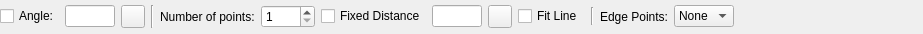
<?xml version="1.0" encoding="UTF-8"?>
<ui version="4.0">
 <class>LC_LinePointsOptionsWidget</class>
 <widget class="QWidget" name="LC_LinePointsOptionsWidget">
  <property name="geometry">
   <rect>
    <x>0</x>
    <y>0</y>
    <width>923</width>
    <height>34</height>
   </rect>
  </property>
  <property name="sizePolicy">
   <sizepolicy hsizetype="Minimum" vsizetype="Preferred">
    <horstretch>0</horstretch>
    <verstretch>0</verstretch>
   </sizepolicy>
  </property>
  <property name="windowTitle">
   <string>Form</string>
  </property>
  <layout class="QGridLayout" name="gridLayout">
   <property name="leftMargin">
    <number>0</number>
   </property>
   <property name="topMargin">
    <number>1</number>
   </property>
   <property name="rightMargin">
    <number>0</number>
   </property>
   <property name="bottomMargin">
    <number>1</number>
   </property>
   <item row="0" column="0">
    <widget class="QCheckBox" name="cbAngle">
     <property name="toolTip">
      <string>If checked, line of points will be drawn with specified angle</string>
     </property>
     <property name="text">
      <string>Angle:</string>
     </property>
    </widget>
   </item>
   <item row="0" column="11">
    <widget class="Line" name="line">
     <property name="maximumSize">
      <size>
       <width>16777215</width>
       <height>18</height>
      </size>
     </property>
     <property name="orientation">
      <enum>Qt::Orientation::Vertical</enum>
     </property>
    </widget>
   </item>
   <item row="0" column="14">
    <widget class="QComboBox" name="cbEdgePoints">
     <property name="sizePolicy">
      <sizepolicy hsizetype="Preferred" vsizetype="Fixed">
       <horstretch>0</horstretch>
       <verstretch>0</verstretch>
      </sizepolicy>
     </property>
     <property name="toolTip">
      <string>Controls how points on the edges (start/end points) should be created.</string>
     </property>
     <item>
      <property name="text">
       <string>None</string>
      </property>
     </item>
     <item>
      <property name="text">
       <string>Both</string>
      </property>
     </item>
     <item>
      <property name="text">
       <string>Start</string>
      </property>
     </item>
     <item>
      <property name="text">
       <string>End</string>
      </property>
     </item>
    </widget>
   </item>
   <item row="0" column="8">
    <widget class="QFrame" name="frmFixed">
     <property name="frameShape">
      <enum>QFrame::Shape::NoFrame</enum>
     </property>
     <property name="frameShadow">
      <enum>QFrame::Shadow::Raised</enum>
     </property>
     <layout class="QGridLayout" name="gridLayout_2">
      <property name="leftMargin">
       <number>0</number>
      </property>
      <property name="topMargin">
       <number>0</number>
      </property>
      <property name="rightMargin">
       <number>2</number>
      </property>
      <property name="bottomMargin">
       <number>0</number>
      </property>
      <item row="0" column="3">
       <widget class="QCheckBox" name="cbWithinLine">
        <property name="toolTip">
         <string>Specifies whether all points should fit between start/end points of line or whether the length of line is calculated based on number of points and distance between points.</string>
        </property>
        <property name="text">
         <string>Fit Line</string>
        </property>
       </widget>
      </item>
      <item row="0" column="1">
       <widget class="QLineEdit" name="leDistance">
        <property name="sizePolicy">
         <sizepolicy hsizetype="Preferred" vsizetype="Fixed">
          <horstretch>0</horstretch>
          <verstretch>0</verstretch>
         </sizepolicy>
        </property>
        <property name="minimumSize">
         <size>
          <width>50</width>
          <height>0</height>
         </size>
        </property>
        <property name="maximumSize">
         <size>
          <width>50</width>
          <height>16777215</height>
         </size>
        </property>
        <property name="toolTip">
         <string>Distance between points.</string>
        </property>
        <property name="frame">
         <bool>true</bool>
        </property>
       </widget>
      </item>
      <item row="0" column="2">
       <widget class="QToolButton" name="tbPickDistance">
        <property name="toolTip">
         <string>Pick distance from drawing</string>
        </property>
        <property name="text">
         <string/>
        </property>
        <property name="icon">
         <iconset resource="../../../../res/icons/icons.qrc">
          <normaloff>:/icons/interactive_pick_distance.lci</normaloff>:/icons/interactive_pick_distance.lci</iconset>
        </property>
       </widget>
      </item>
     </layout>
    </widget>
   </item>
   <item row="0" column="7">
    <widget class="QCheckBox" name="cbFixedDistance">
     <property name="sizePolicy">
      <sizepolicy hsizetype="Preferred" vsizetype="Fixed">
       <horstretch>0</horstretch>
       <verstretch>0</verstretch>
      </sizepolicy>
     </property>
     <property name="toolTip">
      <string>If checked, fixed specified distance between points will be used. Otherwise, distance will be calculated.</string>
     </property>
     <property name="text">
      <string>Fixed Distance</string>
     </property>
    </widget>
   </item>
   <item row="0" column="3">
    <widget class="Line" name="line_2">
     <property name="orientation">
      <enum>Qt::Orientation::Vertical</enum>
     </property>
    </widget>
   </item>
   <item row="0" column="6">
    <widget class="QSpinBox" name="sbPointsCount">
     <property name="toolTip">
      <string>Number of points to create</string>
     </property>
     <property name="minimum">
      <number>1</number>
     </property>
     <property name="maximum">
      <number>1000</number>
     </property>
    </widget>
   </item>
   <item row="0" column="4">
    <widget class="QLabel" name="label">
     <property name="sizePolicy">
      <sizepolicy hsizetype="Preferred" vsizetype="Preferred">
       <horstretch>0</horstretch>
       <verstretch>0</verstretch>
      </sizepolicy>
     </property>
     <property name="text">
      <string>Number of points:</string>
     </property>
    </widget>
   </item>
   <item row="0" column="15">
    <spacer name="horizontalSpacer">
     <property name="orientation">
      <enum>Qt::Orientation::Horizontal</enum>
     </property>
     <property name="sizeHint" stdset="0">
      <size>
       <width>0</width>
       <height>20</height>
      </size>
     </property>
    </spacer>
   </item>
   <item row="0" column="1">
    <widget class="QLineEdit" name="leAngle">
     <property name="sizePolicy">
      <sizepolicy hsizetype="Preferred" vsizetype="Fixed">
       <horstretch>0</horstretch>
       <verstretch>0</verstretch>
      </sizepolicy>
     </property>
     <property name="minimumSize">
      <size>
       <width>30</width>
       <height>0</height>
      </size>
     </property>
     <property name="maximumSize">
      <size>
       <width>50</width>
       <height>16777215</height>
      </size>
     </property>
     <property name="toolTip">
      <string>Angle of line</string>
     </property>
    </widget>
   </item>
   <item row="0" column="13">
    <widget class="QLabel" name="label_2">
     <property name="text">
      <string>Edge Points:</string>
     </property>
    </widget>
   </item>
   <item row="0" column="2">
    <widget class="QToolButton" name="tbPickAngle">
     <property name="toolTip">
      <string>Pick angle from drawing</string>
     </property>
     <property name="text">
      <string/>
     </property>
     <property name="icon">
      <iconset resource="../../../../res/icons/icons.qrc">
       <normaloff>:/icons/interactive_pick_angle.lci</normaloff>:/icons/interactive_pick_angle.lci</iconset>
     </property>
    </widget>
   </item>
  </layout>
 </widget>
 <resources>
  <include location="../../../../res/icons/icons.qrc"/>
 </resources>
 <connections/>
</ui>
